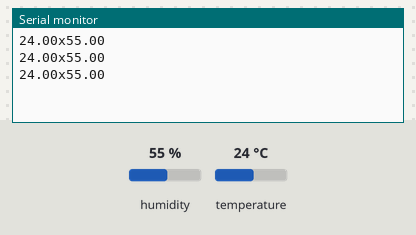
A sketch run on a simulated Arduino Uno, built with avr-gcc and run on an emulated ATmega328P. On the bench: the last lines printed to the serial monitor. The test bench sets the inputs (shaded band); at power-on: humidity 55 %, temperature 24 °C.

Above: at 2.8 s.
2.9 s: humidity set to 22 %
At 5.5 s:
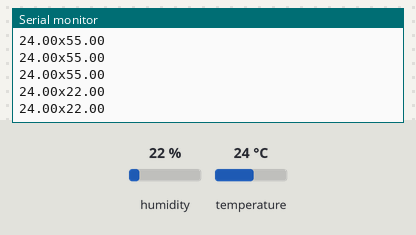
5.6 s: temperature set to 12 °C
At 6.9 s:
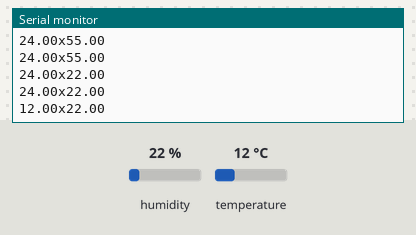
8.3 s: humidity set to 40 %
At 10.0 s:
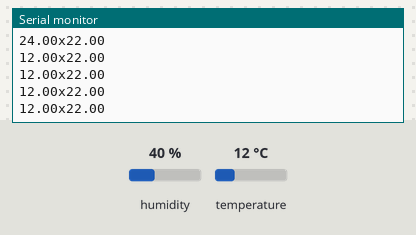
Timing chart, 0 to 11.5 s (numbered marks = the images above; inputs shaded):
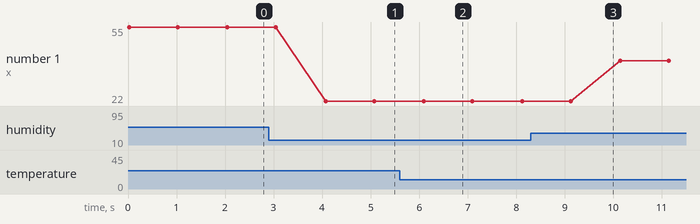

Measured:
- after the input at 2.9 s, the serial monitor: prints a new line after 1.2 s (image 1)
- after the input at 5.6 s, the serial monitor: prints a new line after 0.50 s (image 2)
- plotted number 1: 55 → 22 after the input at 2.9 s, 22 → 40 after the input at 8.3 s

The sketch:

ArduinoCode.ino
```cpp
#include <DHT.h> //Libreria necesaria para el sensor
#define pinDHT 2 //Declaracion del pin para el sensor

DHT dht(pinDHT, DHT11);// Inicializamos sensor

//Declaramos las variables
double temperatura;
double humedad;

void setup() {
  Serial.begin(9600);//Inicializamos el puerto serial
  dht.begin();

}

void loop() {
  // Obtenemos la lectura de temperatura y humedad
  temperatura = dht.readTemperature();
  humedad = dht.readHumidity();

  // Imprimimos los valores obtenidos
  Serial.print(temperatura); Serial.print("x");Serial.println(humedad);

  delay(1000); //Actualizamos datos cada 1 segundo

}
```
